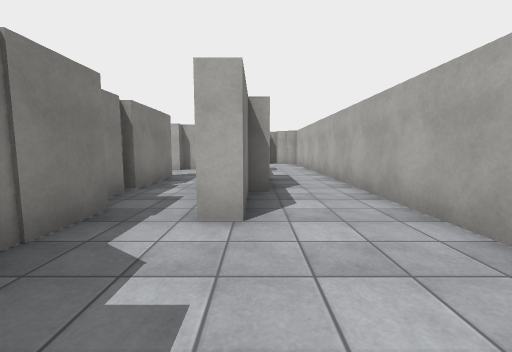
view 1 (above)

22 first-person views from a walk through a Unity game level. The camera is 1.3 m above the floor, tilts 6° down and sees 90° across. The floor is counted in squares, 1.8 m on a side. Each view is taken from the middle of a square. On the plan, view 1 faces up. The plan holds only what a view shows up to about 9 squares ahead; the rest is blank. The place goes on beyond the plan. The player character is not drawn. Surface patterns are stand-ins for the level's own textures.

view 2
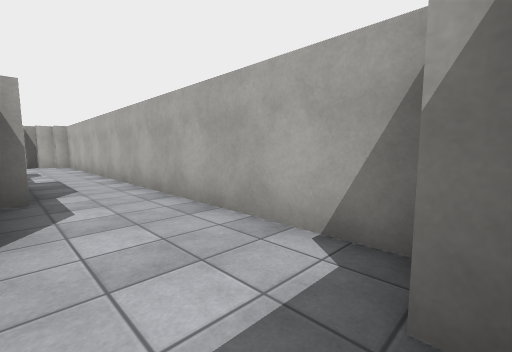

view 3
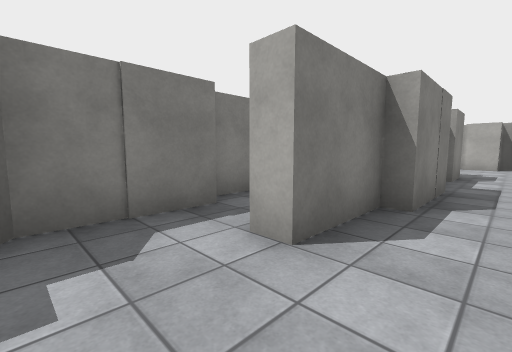

view 4
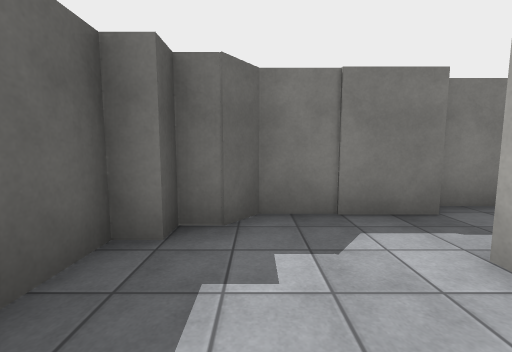

view 5
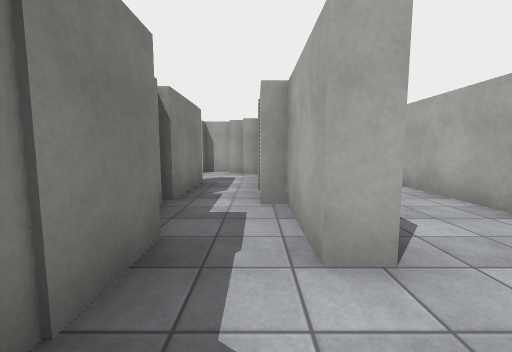

view 6
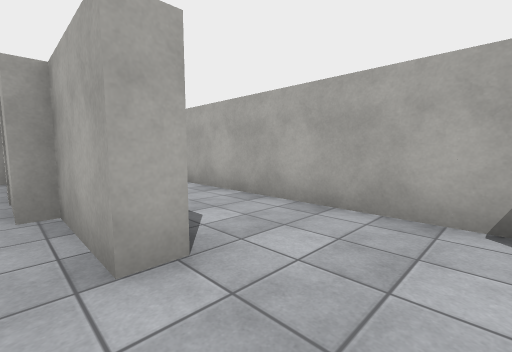

view 7
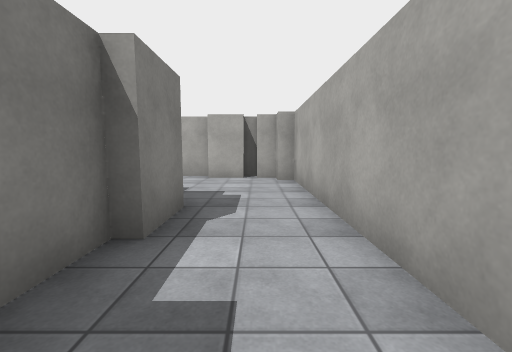

view 8
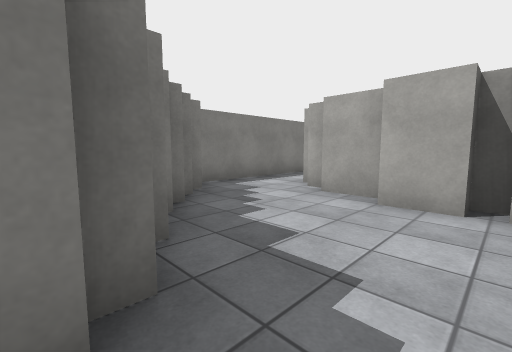

view 9
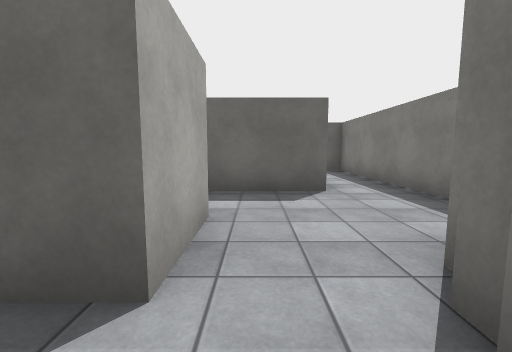

view 10
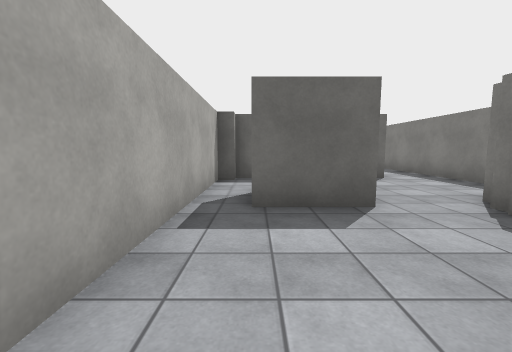

view 11
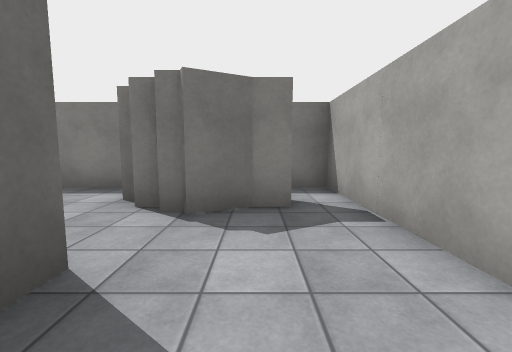

view 12
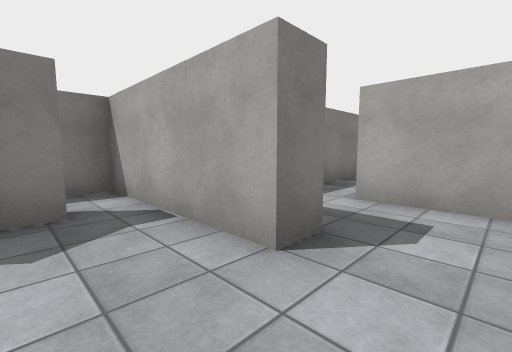

view 13
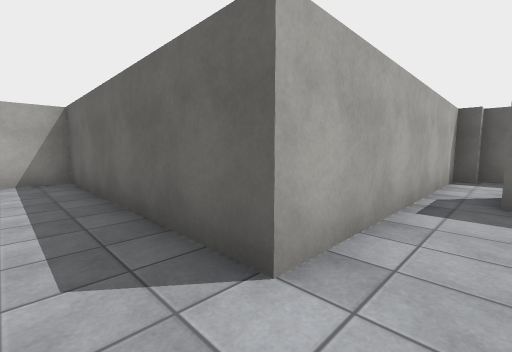

view 14
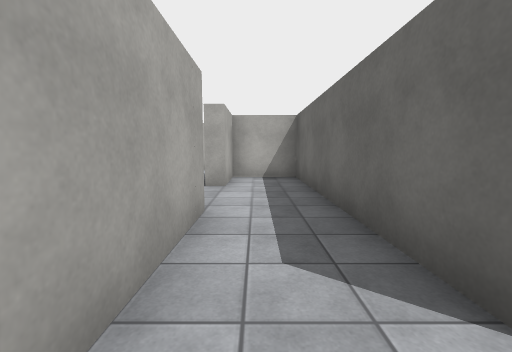

view 15
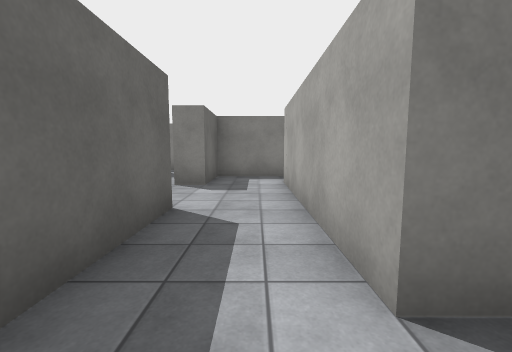

view 16
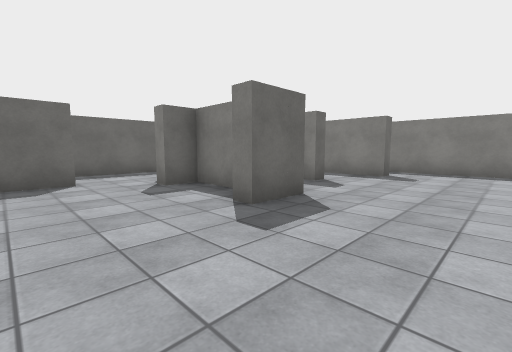

view 17
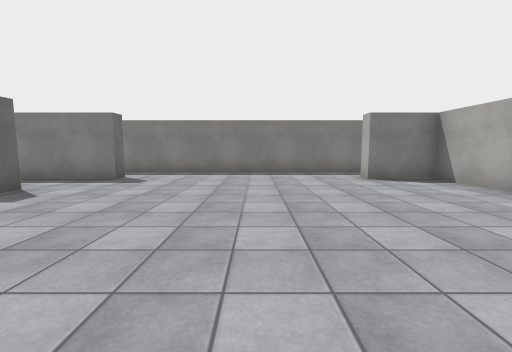

view 18
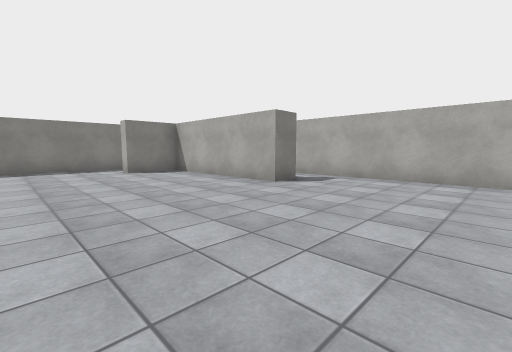

view 19
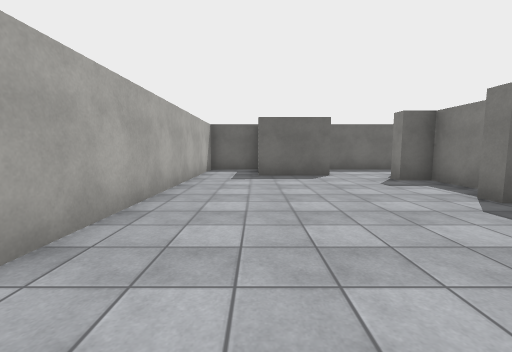

view 20
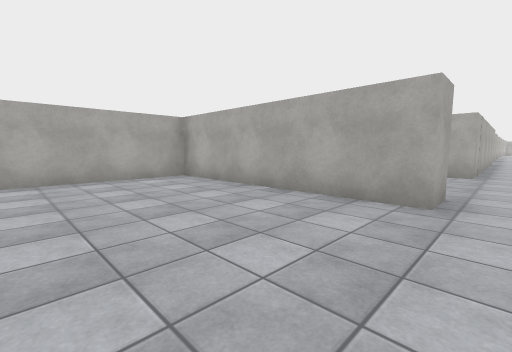

view 21
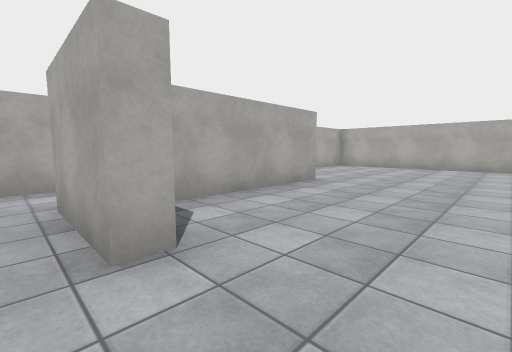

view 22
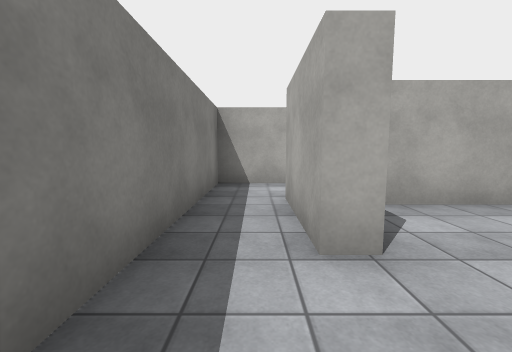

### Floor plan
Ten units are one square. View 1 is at (0, 0); x grows to the right and y downward. Boxes are objects, and circles mark ways between rooms. Rooms are numbered by the first view taken in them; rooms with no view inside come last. Other rooms are left out.
<svg viewBox="-43 -379 148 386">
<path fill="none" stroke="#000" d="M-2 -25 -6 -25 -6 -43 -9 -43 -9 -64M-18 -31 -18 -10 -14 -7 -14 -3 -10 -3 -10 2 0 2M19 -4 19 -26M-22 -44 -22 -32M-2 -44 -2 -25M1 -64 1 -42M19 -26 19 -76M-2 -81 -2 -71M-2 -96 -2 -91M-2 -129 -14 -129M1 -92 1 -80M7 -125 -2 -125M15 -120 15 -125 10 -125M11 -129 7 -129M-38 -136 -38 -116 -32 -116M19 -76 19 -120M-6 -189 11 -189M-2 -220 -2 -213 -38 -213 -38 -200M-22 -205 -22 -200 -18 -192M-22 -189 -22 -184M19 -180 19 -220M40 -236 -6 -236M19 -220 76 -220 76 -236 60 -236M-18 -235 -18 -220 -2 -220M35 -276 47 -276 47 -271M40 -265 40 -252 47 -252 47 -248M96 -316 96 -374 32 -374M43 -361 43 -353 -2 -353 -2 -337 -6 -337M14 -268 20 -268M-6 -276 -2 -276 -2 -252M40 -241 40 -236M-18 -334 -18 -235M60 -236 60 -240 80 -240M79 -220 96 -220 96 -295M-22 -156 15 -156 15 -160M-6 -172 -6 -189M19 -160 19 -180M-38 -175 -38 -136M-2 -374 -18 -374 -18 -334M-6 -337 -6 -358"/>
<circle cx="10" cy="-30" r="3" fill="#2a7"/>
<circle cx="10" cy="-70" r="3" fill="#2a7"/>
<circle cx="-30" cy="-130" r="3" fill="#2a7"/>
<circle cx="5" cy="-220" r="3" fill="#2a7"/>
<circle cx="-10" cy="-190" r="3" fill="#2a7"/>
<circle cx="-10" cy="-240" r="3" fill="#2a7"/>
<circle cx="50" cy="-240" r="3" fill="#2a7"/>
<circle cx="-10" cy="-330" r="3" fill="#2a7"/>
<text x="0" y="-20">1</text>
<text x="10" y="-50">2</text>
<text x="-10" y="-110">3</text>
<text x="0" y="-200">4</text>
<text x="30" y="-230">5</text>
<text x="50" y="-310">6</text>
<text x="-10" y="-160">7</text>
<text x="-10" y="-360">8</text>
</svg>
Room 1 opens to room 2. Room 2 opens to room 3. Room 3 opens to room 7. Room 4 opens to room 5. Room 4 opens to room 7. Room 5 opens to room 6. Room 6 opens to room 8.

Where each view was taken, in squares from view 1:
view 1: 0 up, 0 right, facing up
view 2: 0 up, 0 right, facing up-right
view 3: 1 up, 1 right, facing up-left
view 4: 1 up, 1 right, facing left
view 5: 1 up, 1 left, facing up
view 6: 1 up, 1 left, facing up-right
view 7: 6 up, 1 right, facing up
view 8: 9 up, 1 right, facing up-left
view 9: 20 up, 1 left, facing down
view 10: 22 up, 1 right, facing down
view 11: 20 up, 1 right, facing left
view 12: 20 up, 1 right, facing up-left
view 13: 23 up, 1 right, facing down-right
view 14: 23 up, 1 right, facing right
view 15: 23 up, 5 right, facing left
view 16: 30 up, 7 right, facing down-left
view 17: 31 up, 6 right, facing left
view 18: 31 up, 8 right, facing up-left
view 19: 31 up, 8 right, facing down
view 20: 31 up, 6 right, facing up-right
view 21: 32 up, 1 left, facing up-right
view 22: 32 up, 1 left, facing up
